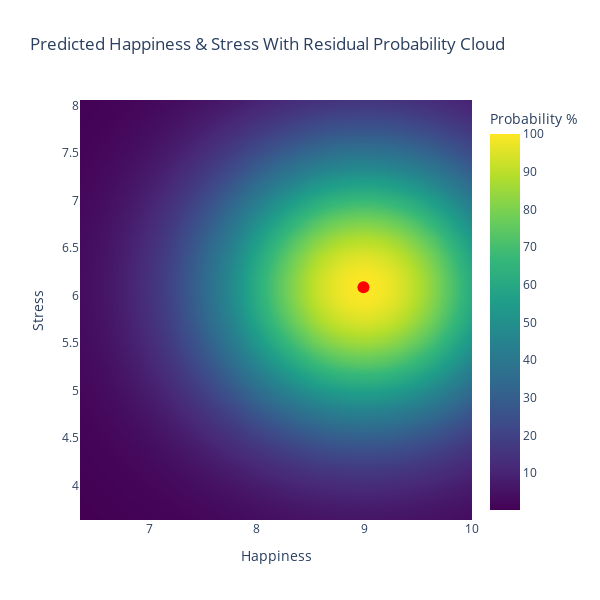

Source (notebook cell):
### Code cell
# Visualization of prediction with brobability cloud
# AI used for visualisation enchancment

# --------------------------------------------
# 1. Prepare new_user (must add engineered features!)
# --------------------------------------------
new_user = pd.DataFrame([{
    "Age": 27,
    "Daily_Screen_Time(hrs)": 4.2,
    "Social_Media_Platform": "Instagram",
    "Exercise_Frequency(week)": 4,
    "Days_Without_Social_Media": 1,
    "Sleep_Quality(1-10)": 6
}])

# Add engineered features (since pipeline no longer does it)
new_user["Balance_Score"] = (
    (new_user["Exercise_Frequency(week)"] + 1) *
    (new_user["Days_Without_Social_Media"] + 1) /
    new_user["Daily_Screen_Time(hrs)"]
)

new_user["Screen_per_Exercise"] = (
    new_user["Daily_Screen_Time(hrs)"] /
    (new_user["Exercise_Frequency(week)"] + 1)
)

# Predict
prediction = final_pipeline.predict(new_user)
happiness_pred = prediction[0][0]
stress_pred = prediction[0][1]


# --------------------------------------------
# 2. Compute residuals on test set
# --------------------------------------------
# The test set X_test also have engineered features
X_test_fe = X_test.copy()

X_test_fe["Balance_Score"] = (
    (X_test_fe["Exercise_Frequency(week)"] + 1) *
    (X_test_fe["Days_Without_Social_Media"] + 1) /
    X_test_fe["Daily_Screen_Time(hrs)"]
)

X_test_fe["Screen_per_Exercise"] = (
    X_test_fe["Daily_Screen_Time(hrs)"] /
    (X_test_fe["Exercise_Frequency(week)"] + 1)
)

# Prediction on enhanced test set
y_test_pred = final_pipeline.predict(X_test_fe)

y_test_df = y_test.reset_index(drop=True)
y_test_pred_df = pd.DataFrame(y_test_pred, columns=y_test.columns)

residuals = y_test_df - y_test_pred_df

happiness_min = max(happiness_pred + residuals["Happiness_Index(1-10)"].min(), 0)
happiness_max = min(happiness_pred + residuals["Happiness_Index(1-10)"].max(), 10)
stress_min = max(stress_pred + residuals["Stress_Level(1-10)"].min(), 0)
stress_max = min(stress_pred + residuals["Stress_Level(1-10)"].max(), 10)


# --------------------------------------------
# 3. Create probability cloud grid
# --------------------------------------------
grid_size = 200
happiness_grid = np.linspace(happiness_min, happiness_max, grid_size)
stress_grid = np.linspace(stress_min, stress_max, grid_size)
H, S = np.meshgrid(happiness_grid, stress_grid)

happiness_std = residuals["Happiness_Index(1-10)"].std()
stress_std = residuals["Stress_Level(1-10)"].std()

Z = np.exp(
    -(((H - happiness_pred)**2)/(2 * happiness_std**2) +
      ((S - stress_pred)**2)/(2 * stress_std**2))
)

Z_percent = (Z / Z.max()) * 100


# --------------------------------------------
# 4. Plot heatmap with Plotly
# --------------------------------------------
fig = go.Figure()

fig.add_trace(go.Heatmap(
    z=Z_percent,
    x=happiness_grid,
    y=stress_grid,
    colorscale='Viridis',
    colorbar=dict(title='Probability %'),
    zsmooth='best'
))

fig.add_trace(go.Scatter(
    x=[happiness_pred],
    y=[stress_pred],
    mode='markers',
    marker=dict(color='red', size=12),
    name='Predicted Value'
))

fig.update_layout(
    title='Predicted Happiness & Stress With Residual Probability Cloud',
    xaxis_title='Happiness',
    yaxis_title='Stress',
    xaxis=dict(range=[happiness_min, happiness_max]),
    yaxis=dict(range=[stress_min, stress_max]),
    width=600,
    height=600
)

fig.show()

### Figure 1 — Plotly figure (JSON) as saved in the notebook; plotly's stock layout.template omitted (floating-point values rounded to 4 significant figures; data arrays with more than 128 entries replaced by an {"elided": "..."} marker saying what was removed)
{"data": [{"colorbar": {"title": {"text": "Probability %"}}, "colorscale": [[0, "#440154"], [0.1111, "#482878"], [0.2222, "#3e4989"], [0.3333, "#31688e"], [0.4444, "#26828e"], [0.5556, "#1f9e89"], [0.6667, "#35b779"], [0.7778, "#6ece58"], [0.8889, "#b5de2b"], [1, "#fde725"]], "type": "heatmap", "x": {"elided": "200 float values"}, "y": {"elided": "200 float values"}, "z": {"elided": "200x200 float values"}, "zsmooth": "best"}, {"marker": {"color": "red", "size": 12}, "mode": "markers", "name": "Predicted Value", "type": "scatter", "x": [8.992], "y": [6.086]}], "layout": {"height": 600, "title": {"text": "Predicted Happiness & Stress With Residual Probability Cloud"}, "width": 600, "xaxis": {"range": [6.359, 10], "title": {"text": "Happiness"}}, "yaxis": {"range": [3.635, 8.059], "title": {"text": "Stress"}}}}
